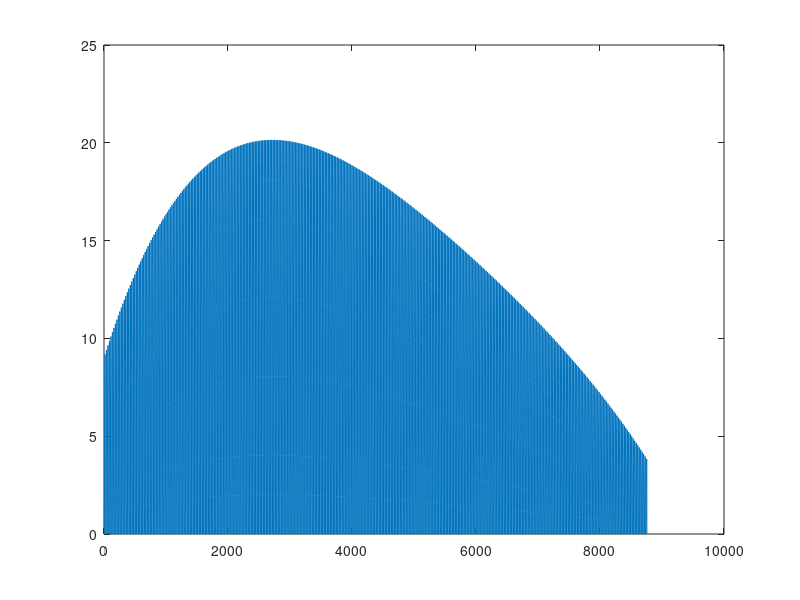

Source code (MATLAB):
%Milk Cooling Calculation 1
x=1:1:365;
x1=1:1:8760;
DailyMilk=(5000*1.033)/(365*0.688818719)*(-2*(10^-10).*x.^4+2*(10^-07).*x.^3-8*(10^-05).*x.^2+0.0116.*x+0.4352);
%Taken as an equation used to match to:
%https://strath-my.sharepoint.com/personal/npb13178_uni_strath_ac_uk/_layouts/15/onedrive.aspx?id=%2Fpersonal%2Fnpb13178_uni_strath_ac_uk%2FDocuments%2FOptimisation%2F2%20-%20Operational%20Conditions%2FDemand%20Data%2Fcow%20feature%201%2EJPG&parent=%2Fpersonal%2Fnpb13178_uni_strath_ac_uk%2FDocuments%2FOptimisation%2F2%20-%20Operational%20Conditions%2FDemand%20Data
plot(DailyMilk);
MilkRatio=[0;0;0;0;0;0.1;0.2;0.4;0.6;0.7;0.8;0.9;0.95;1;1;1;1;1;1;0;0;0;0;0];
HourlyMilk1=MilkRatio*DailyMilk;
HM=reshape(HourlyMilk1,1,8760);
X=sum(DailyMilk)
plot(x1,HM)
xlim([0,10000])